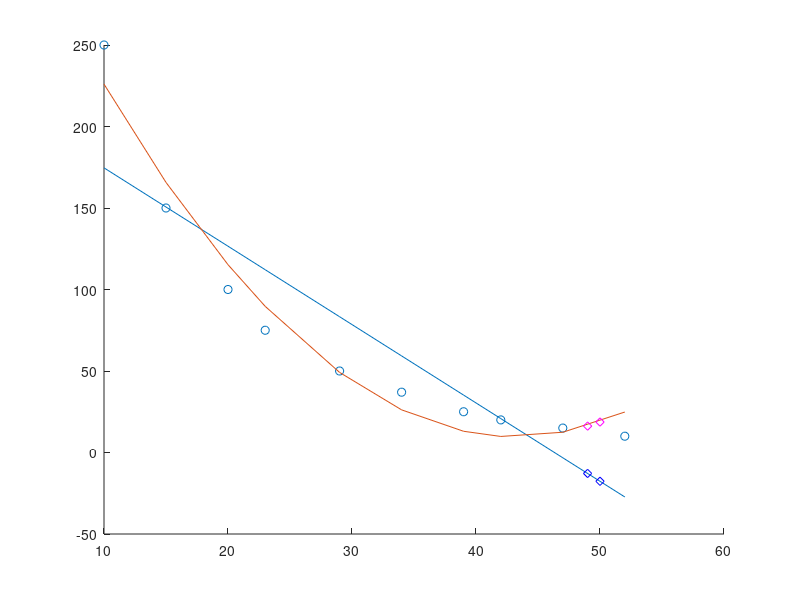

This figure's MATLAB source: (Note: this script raises an error after producing the figure.)
%%% sydney

sydney = [10, 250 ;15, 150 ;20, 100;23, 75;29, 50;34, 37 ;39, 25 ;42, 20 ;47, 15 ;52, 10];
extrapx = [49; 50];

% plot original table data
figure; scatter(sydney(:,1),sydney(:,2));
hold on;

% n = 1 polynomial fit
p = polyfit(sydney(:,1),sydney(:,2),1);
plot(sydney(:,1),p(1)*sydney(:,1)+p(2));
plot(extrapx,p(1)*extrapx+p(2),'bd');

% n = 2 polynomial fit
p2 = polyfit(sydney(:,1),sydney(:,2),2);
plot(sydney(:,1),p2(1)*sydney(:,1).^2+p2(2)*sydney(:,1)+p2(3));
plot(extrapx,p2(1)*extrapx.^2+p2(2)*extrapx+p2(3),'md')

% exponential fit
efit = fit(sydney(:,1),sydney(:,2),'exp1');
plot(efit);
plot(extrapx,efit.a*exp(efit.b.*extrapx),'kd');

title('data extrapolation, UA biotech class');
xlabel('band (mm)'); ylabel('kD');

legend('table data', 'best fit line (n=1)', 'measured data (n=1)',...
        'best fit curve (n=2)', 'measured data (n=2)',...
        'best fit curve (exp)', 'measured data (exp)');


